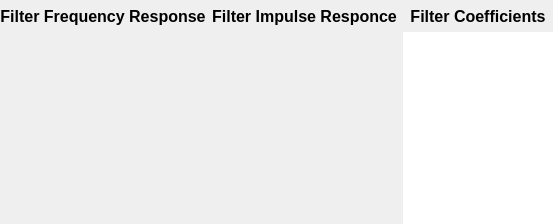
     <widget class="QFrame" name="frame_Filter">
      <property name="sizePolicy">
       <sizepolicy hsizetype="Preferred" vsizetype="Preferred">
        <horstretch>0</horstretch>
        <verstretch>2</verstretch>
       </sizepolicy>
      </property>
      <property name="frameShape">
       <enum>QFrame::NoFrame</enum>
      </property>
      <property name="frameShadow">
       <enum>QFrame::Raised</enum>
      </property>
      <layout class="QHBoxLayout" name="horizontalLayout">
       <property name="spacing">
        <number>6</number>
       </property>
       <property name="leftMargin">
        <number>0</number>
       </property>
       <property name="topMargin">
        <number>0</number>
       </property>
       <property name="rightMargin">
        <number>0</number>
       </property>
       <property name="bottomMargin">
        <number>0</number>
       </property>
       <item>
        <widget class="QFrame" name="frame_2">
         <property name="frameShape">
          <enum>QFrame::NoFrame</enum>
         </property>
         <property name="frameShadow">
          <enum>QFrame::Raised</enum>
         </property>
         <property name="lineWidth">
          <number>0</number>
         </property>
         <layout class="QVBoxLayout" name="verticalLayout_3">
          <property name="spacing">
           <number>0</number>
          </property>
          <property name="leftMargin">
           <number>0</number>
          </property>
          <property name="topMargin">
           <number>0</number>
          </property>
          <property name="rightMargin">
           <number>0</number>
          </property>
          <property name="bottomMargin">
           <number>0</number>
          </property>
          <item>
           <widget class="QLabel" name="label_10">
            <property name="sizePolicy">
             <sizepolicy hsizetype="Preferred" vsizetype="Fixed">
              <horstretch>0</horstretch>
              <verstretch>0</verstretch>
             </sizepolicy>
            </property>
            <property name="minimumSize">
             <size>
              <width>0</width>
              <height>32</height>
             </size>
            </property>
            <property name="maximumSize">
             <size>
              <width>16777215</width>
              <height>32</height>
             </size>
            </property>
            <property name="font">
             <font>
              <pointsize>12</pointsize>
              <weight>75</weight>
              <bold>true</bold>
             </font>
            </property>
            <property name="text">
             <string>Filter Frequency Response</string>
            </property>
            <property name="alignment">
             <set>Qt::AlignCenter</set>
            </property>
           </widget>
          </item>
          <item>
           <widget class="QCustomPlot" name="plot_FilterResponse" native="true"/>
          </item>
         </layout>
        </widget>
       </item>
       <item>
        <widget class="QFrame" name="frame_3">
         <property name="frameShape">
          <enum>QFrame::NoFrame</enum>
         </property>
         <property name="frameShadow">
          <enum>QFrame::Raised</enum>
         </property>
         <property name="lineWidth">
          <number>0</number>
         </property>
         <layout class="QVBoxLayout" name="verticalLayout_4">
          <property name="spacing">
           <number>0</number>
          </property>
          <property name="leftMargin">
           <number>0</number>
          </property>
          <property name="topMargin">
           <number>0</number>
          </property>
          <property name="rightMargin">
           <number>0</number>
          </property>
          <property name="bottomMargin">
           <number>0</number>
          </property>
          <item>
           <widget class="QLabel" name="label_9">
            <property name="sizePolicy">
             <sizepolicy hsizetype="Preferred" vsizetype="Fixed">
              <horstretch>0</horstretch>
              <verstretch>0</verstretch>
             </sizepolicy>
            </property>
            <property name="minimumSize">
             <size>
              <width>0</width>
              <height>32</height>
             </size>
            </property>
            <property name="maximumSize">
             <size>
              <width>16777215</width>
              <height>32</height>
             </size>
            </property>
            <property name="font">
             <font>
              <pointsize>12</pointsize>
              <weight>75</weight>
              <bold>true</bold>
             </font>
            </property>
            <property name="text">
             <string>Filter Impulse Responce</string>
            </property>
            <property name="alignment">
             <set>Qt::AlignCenter</set>
            </property>
           </widget>
          </item>
          <item>
           <widget class="QCustomPlot" name="plot_FilterCoefficientes" native="true"/>
          </item>
         </layout>
        </widget>
       </item>
       <item>
        <widget class="QFrame" name="frame">
         <property name="sizePolicy">
          <sizepolicy hsizetype="Fixed" vsizetype="Preferred">
           <horstretch>0</horstretch>
           <verstretch>0</verstretch>
          </sizepolicy>
         </property>
         <property name="frameShape">
          <enum>QFrame::NoFrame</enum>
         </property>
         <property name="frameShadow">
          <enum>QFrame::Raised</enum>
         </property>
         <property name="lineWidth">
          <number>0</number>
         </property>
         <layout class="QVBoxLayout" name="verticalLayout_2">
          <property name="spacing">
           <number>0</number>
          </property>
          <property name="leftMargin">
           <number>0</number>
          </property>
          <property name="topMargin">
           <number>0</number>
          </property>
          <property name="rightMargin">
           <number>0</number>
          </property>
          <property name="bottomMargin">
           <number>0</number>
          </property>
          <item>
           <widget class="QLabel" name="label_18">
            <property name="minimumSize">
             <size>
              <width>0</width>
              <height>32</height>
             </size>
            </property>
            <property name="maximumSize">
             <size>
              <width>16777215</width>
              <height>32</height>
             </size>
            </property>
            <property name="font">
             <font>
              <pointsize>12</pointsize>
              <weight>75</weight>
              <bold>true</bold>
             </font>
            </property>
            <property name="text">
             <string>Filter Coefficients</string>
            </property>
            <property name="alignment">
             <set>Qt::AlignCenter</set>
            </property>
           </widget>
          </item>
          <item>
           <widget class="QPlainTextEdit" name="plainTextEdit_coefficients">
            <property name="sizePolicy">
             <sizepolicy hsizetype="Fixed" vsizetype="Expanding">
              <horstretch>0</horstretch>
              <verstretch>0</verstretch>
             </sizepolicy>
            </property>
            <property name="minimumSize">
             <size>
              <width>150</width>
              <height>0</height>
             </size>
            </property>
            <property name="maximumSize">
             <size>
              <width>150</width>
              <height>16777215</height>
             </size>
            </property>
            <property name="font">
             <font>
              <family>Terminal</family>
              <weight>50</weight>
              <bold>false</bold>
             </font>
            </property>
            <property name="frameShape">
             <enum>QFrame::NoFrame</enum>
            </property>
            <property name="horizontalScrollBarPolicy">
             <enum>Qt::ScrollBarAlwaysOff</enum>
            </property>
            <property name="lineWrapMode">
             <enum>QPlainTextEdit::NoWrap</enum>
            </property>
            <property name="readOnly">
             <bool>true</bool>
            </property>
            <property name="plainText">
             <string/>
            </property>
           </widget>
          </item>
         </layout>
        </widget>
       </item>
      </layout>
     </widget>
